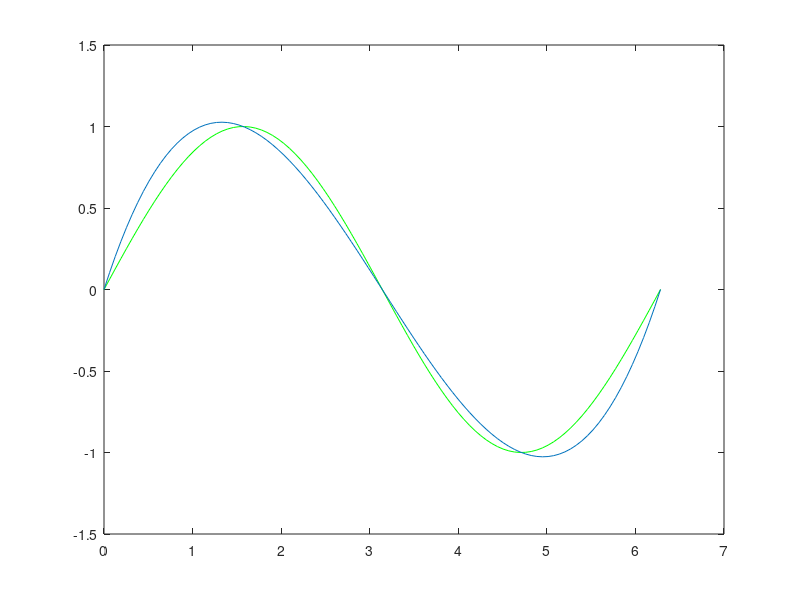

The MATLAB source for this figure:
x = [0 pi/2 pi 3*pi/2 2*pi];
f = sin(x);
xx = linspace(0, 2*pi, 100);
ff = sin(xx);

plot(xx, ff, "green")
hold on
plot(xx, spline(x, f, xx))

spline(x, f, pi/4)



